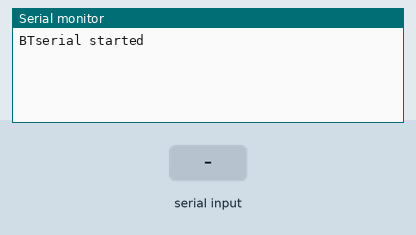
Simulated run of this sketch. Board: Arduino Uno, built with avr-gcc and run on an emulated ATmega328P. Shown: the last lines printed to the serial monitor. The inputs (shaded band) are chosen by the test bench.

Above: at 1.2 s.
1.3 s: "1\n" received over Serial
At 2.3 s:
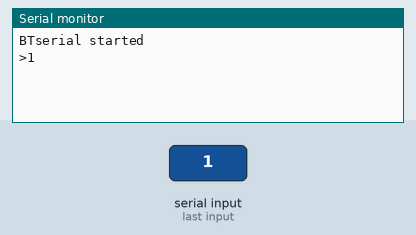
2.8 s: "1\n" received over the second serial link
At 3.3 s:
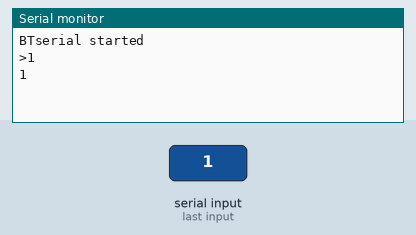
4.3 s: byte 10 (10) received over Serial
At 5.5 s:
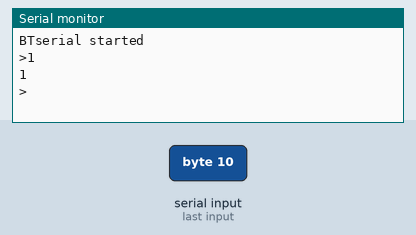
5.8 s: "0\n" received over Serial
At 6.9 s:
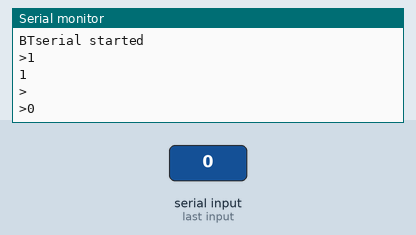
7.3 s: "0\n" received over the second serial link
At 7.9 s:
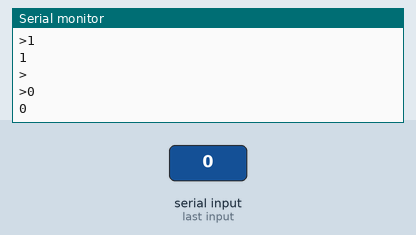

Measured:
- after the input at 1.3 s, the serial monitor: prints a new line at once (image 1)
- after the input at 2.8 s, the serial monitor: prints a new line at once (image 2)
- after the input at 4.3 s, the serial monitor: prints a new line at once (image 3)
- after the input at 5.8 s, the serial monitor: prints a new line at once (image 4)
- after the input at 7.3 s, the serial monitor: prints a new line at once (image 5)

The sketch:

BLE_reset_and_command.ino
```cpp
#include <AltSoftSerial.h>
AltSoftSerial BTserial;

char c=' ';
boolean NL = true;

void setup()
{
    Serial.begin(9600);
    while(!Serial){};
    BTserial.begin(9600);
    Serial.println("BTserial started");
}

void loop()
{
    // Read from the Bluetooth module and send to the Arduino Serial Monitor
    if (BTserial.available())
    {
            c = BTserial.read();
            Serial.write(c);
    }

    // Read from the Serial Monitor and send to the Bluetooth module
    if (Serial.available())
    {
            c = Serial.read();

            // do not send line end characters to the HM-10
            if (c!=10 & c!=13 )
            {
                 BTserial.write(c);
            }

            // Copy the user input to the main window, as well as the Bluetooth module
            // If there is a new line print the ">" character.
            if (NL) {
              Serial.print("\r\n>");
              NL = false;
            }
            Serial.write(c);
            if (c==10) {
              NL = true;
            }
    }
}
```
